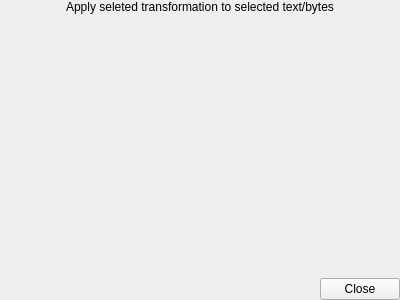
<?xml version="1.0" encoding="UTF-8"?>
<ui version="4.0">
<comment>
  * Released as open source by NCC Group Plc - http://www.nccgroup.com/
  *
  * Developed by Gabriel Caudrelier, gabriel dot caudrelier at nccgroup dot com
  *
  * https://github.com/nccgroup/pip3line
  *
  * Released under AGPL see LICENSE for more information
</comment>
 <class>QuickViewDialog</class>
 <widget class="QDialog" name="QuickViewDialog">
  <property name="geometry">
   <rect>
    <x>0</x>
    <y>0</y>
    <width>400</width>
    <height>300</height>
   </rect>
  </property>
  <property name="windowTitle">
   <string>Quick View</string>
  </property>
  <layout class="QVBoxLayout" name="verticalLayout">
   <property name="spacing">
    <number>0</number>
   </property>
   <property name="margin">
    <number>0</number>
   </property>
   <item>
    <widget class="QLabel" name="label">
     <property name="text">
      <string>Apply seleted transformation to selected text/bytes</string>
     </property>
     <property name="alignment">
      <set>Qt::AlignCenter</set>
     </property>
    </widget>
   </item>
   <item>
    <widget class="QWidget" name="addWidget" native="true">
     <property name="sizePolicy">
      <sizepolicy hsizetype="Preferred" vsizetype="Maximum">
       <horstretch>0</horstretch>
       <verstretch>0</verstretch>
      </sizepolicy>
     </property>
     <layout class="QHBoxLayout" name="horizontalLayout">
      <property name="spacing">
       <number>0</number>
      </property>
      <property name="margin">
       <number>0</number>
      </property>
      <item>
       <widget class="QPushButton" name="addPushButton">
        <property name="maximumSize">
         <size>
          <width>25</width>
          <height>16777215</height>
         </size>
        </property>
        <property name="toolTip">
         <string>Add a new transform for quick view</string>
        </property>
        <property name="text">
         <string/>
        </property>
        <property name="icon">
         <iconset resource="gui_res.qrc">
          <normaloff>:/Images/icons/dialog-more.png</normaloff>:/Images/icons/dialog-more.png</iconset>
        </property>
        <property name="flat">
         <bool>true</bool>
        </property>
       </widget>
      </item>
      <item>
       <spacer name="horizontalSpacer">
        <property name="orientation">
         <enum>Qt::Horizontal</enum>
        </property>
        <property name="sizeHint" stdset="0">
         <size>
          <width>40</width>
          <height>20</height>
         </size>
        </property>
       </spacer>
      </item>
      <item>
       <widget class="QPushButton" name="resetPushButton">
        <property name="maximumSize">
         <size>
          <width>25</width>
          <height>16777215</height>
         </size>
        </property>
        <property name="toolTip">
         <string>Reset this list with defaults</string>
        </property>
        <property name="text">
         <string/>
        </property>
        <property name="icon">
         <iconset resource="gui_res.qrc">
          <normaloff>:/Images/icons/view-refresh.png</normaloff>:/Images/icons/view-refresh.png</iconset>
        </property>
        <property name="flat">
         <bool>true</bool>
        </property>
       </widget>
      </item>
     </layout>
    </widget>
   </item>
   <item>
    <widget class="QWidget" name="viewsWidget" native="true">
     <layout class="QVBoxLayout" name="itemLayout">
      <property name="spacing">
       <number>0</number>
      </property>
      <property name="margin">
       <number>0</number>
      </property>
     </layout>
    </widget>
   </item>
   <item>
    <spacer name="verticalSpacer">
     <property name="orientation">
      <enum>Qt::Vertical</enum>
     </property>
     <property name="sizeHint" stdset="0">
      <size>
       <width>20</width>
       <height>40</height>
      </size>
     </property>
    </spacer>
   </item>
   <item>
    <widget class="QDialogButtonBox" name="buttonBox">
     <property name="orientation">
      <enum>Qt::Horizontal</enum>
     </property>
     <property name="standardButtons">
      <set>QDialogButtonBox::Close</set>
     </property>
    </widget>
   </item>
  </layout>
 </widget>
 <resources>
  <include location="gui_res.qrc"/>
 </resources>
 <connections>
  <connection>
   <sender>buttonBox</sender>
   <signal>accepted()</signal>
   <receiver>QuickViewDialog</receiver>
   <slot>accept()</slot>
   <hints>
    <hint type="sourcelabel">
     <x>248</x>
     <y>254</y>
    </hint>
    <hint type="destinationlabel">
     <x>157</x>
     <y>274</y>
    </hint>
   </hints>
  </connection>
  <connection>
   <sender>buttonBox</sender>
   <signal>rejected()</signal>
   <receiver>QuickViewDialog</receiver>
   <slot>reject()</slot>
   <hints>
    <hint type="sourcelabel">
     <x>316</x>
     <y>260</y>
    </hint>
    <hint type="destinationlabel">
     <x>286</x>
     <y>274</y>
    </hint>
   </hints>
  </connection>
 </connections>
</ui>
